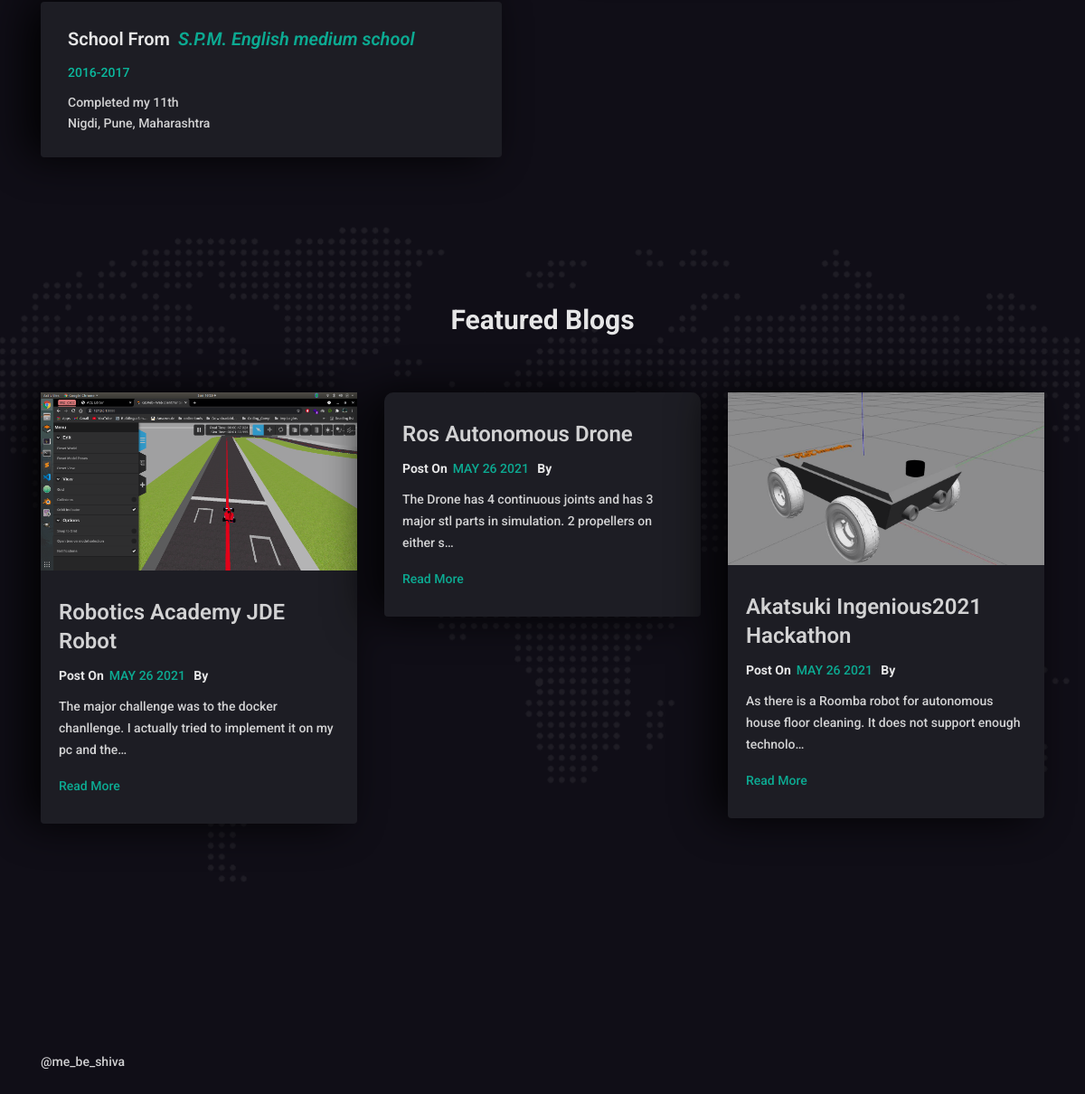
The app's page / (lower part), older data.
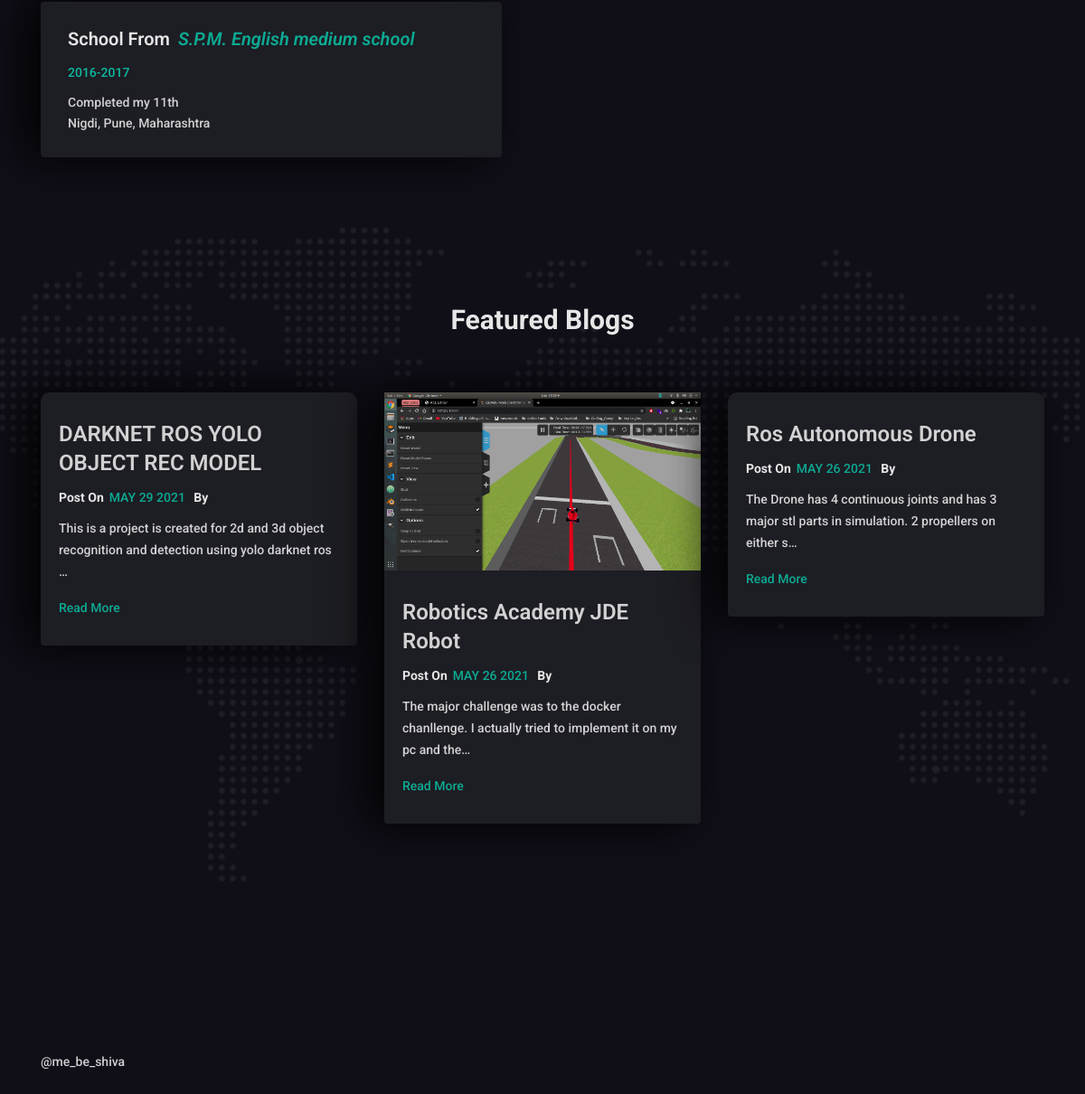
The same page, newer data.
### blog/models.py (models this page shows, shortened)
class Blog(models.Model):
    title = models.CharField(max_length=200)
    thought = models.CharField(default='Notice me senpai' ,max_length=200)
    two_line_des = models.CharField(max_length=200)
    description = models.TextField()
    image = models.ImageField(upload_to='portfolio/images/',  blank=True)
    date = models.DateField()
    type = [
    ('automation','automation'),
    ('ROS', 'ROS'),
    ('microcontroller','microcontroller'),
    ]
    tags = models.CharField(max_length=20, choices=type, default='automation')

### portfolio/views.py (the view)
# urls.py: 2. Add a URL to urlpatterns:  path('', views.home, name='home')
def home(request):
    blogs = Blog.objects.order_by("-date")[:3]
    return render(request, 'updated/home_page.html', {'blogs':blogs})

### portfolio/templates/updated/home_page.html (shortened to what this page needs)
{% extends 'updated/base.html' %}
{% load static %}
{% block content %}
        <section class="mh-experince" id="mh-experience">
            <div class="bolor-overlay">
                <div class="container">
                    <div class="row section-separator">
                        <div class="col-sm-12 col-md-6">
                            <div class="mh-education">
                                <div class="mh-education-deatils">
                                    <div class="mh-education-item dark-bg wow fadeInUp" data-wow-duration="0.8s" data-wow-delay="0.6s">
                                        <h4> School From<a href=""> S.P.M. English medium school </a></h4>
                                        <div class="mh-eduyear">2016-2017</div>
                                        <p> Completed my 11th
                                          <br> Nigdi, Pune, Maharashtra
                                        </p>
                                    </div>
                                </div>
                            </div>
                        </div>
                        <div class="col-sm-12 col-md-6">
                        </div>
                    </div>
                </div>
            </div>
        </section>
        <section class="mh-blog" id="mh-blog">
          <div class="map-image image-bg">
            <div class="container">
                <div class="row section-separator">
                    <div class="col-sm-12 section-title wow fadeInUp" data-wow-duration="0.8s" data-wow-delay="0.2s">
                        <h3>Featured Blogs</h3>
                    </div>
                    {% for blog in blogs %}
                  <div class="col-sm-12 col-md-4">
                         <div class="mh-blog-item dark-bg wow fadeInUp" data-wow-duration="0.8s" data-wow-delay="0.3s">
                            <img src="{{ blog.image.url }}" alt="" class="img-fluid">
                            <div class="blog-inner">
                                <h2><a href="{% url 'blog:detail' blog.id %}">{{blog.title}}</a></h2>
                                <div class="mh-blog-post-info">
                                    <ul>
                                        <li><strong>Post On</strong><a href="">{{ blog.date|date:'M d Y'|upper }}</a></li>
                                        <li><strong>By</strong><a href="">{{ blog.user }}</a></li>
                                    </ul>
                                </div>
                                <p>{{ blog.description|striptags|truncatechars:100 }}</p>
                                <a href="{% url 'blog:detail' blog.id %}">Read More</a>
                            </div>
                        </div>
                    </div>
                    {% endfor %}
                </div>
            </div>
            </div>
        </section>
                {% endblock %}
        {% block footer %}
                        <div class="col-sm-12 col-md-6 wow fadeInUp" data-wow-duration="0.8s" data-wow-delay="0.3s">
                        </div>
                        <div class="col-sm-12 col-md-6 wow fadeInUp" data-wow-duration="0.8s" data-wow-delay="0.5s">
                        </div>
                        <div class="col-sm-12 mh-copyright wow fadeInUp" data-wow-duration="0.8s" data-wow-delay="0.3s">
                            <div class="row">
                                <div class="col-sm-6">
                                    <div class="text-left text-xs-center">
                                        <p>@me_be_shiva</p>
                                    </div>
                                </div>
                                <div class="col-sm-6">
                                </div>
                            </div>
                        </div>
                    {% endblock %}

Row changes from the older to the newer data that the page shows:
no longer on this page (row unchanged): Blog: image (placeholder picture), title "Akatsuki Ingenious2021 Hackathon", date "MAY 26 2021", description "As there is a Roomba robot for autonomous house floor cleaning. It does not support enough technolo…"
added Blog: title "DARKNET ROS YOLO OBJECT REC MODEL", date "MAY 29 2021", description "This is a project is created for 2d and 3d object recognition and detection using yolo darknet ros …"
